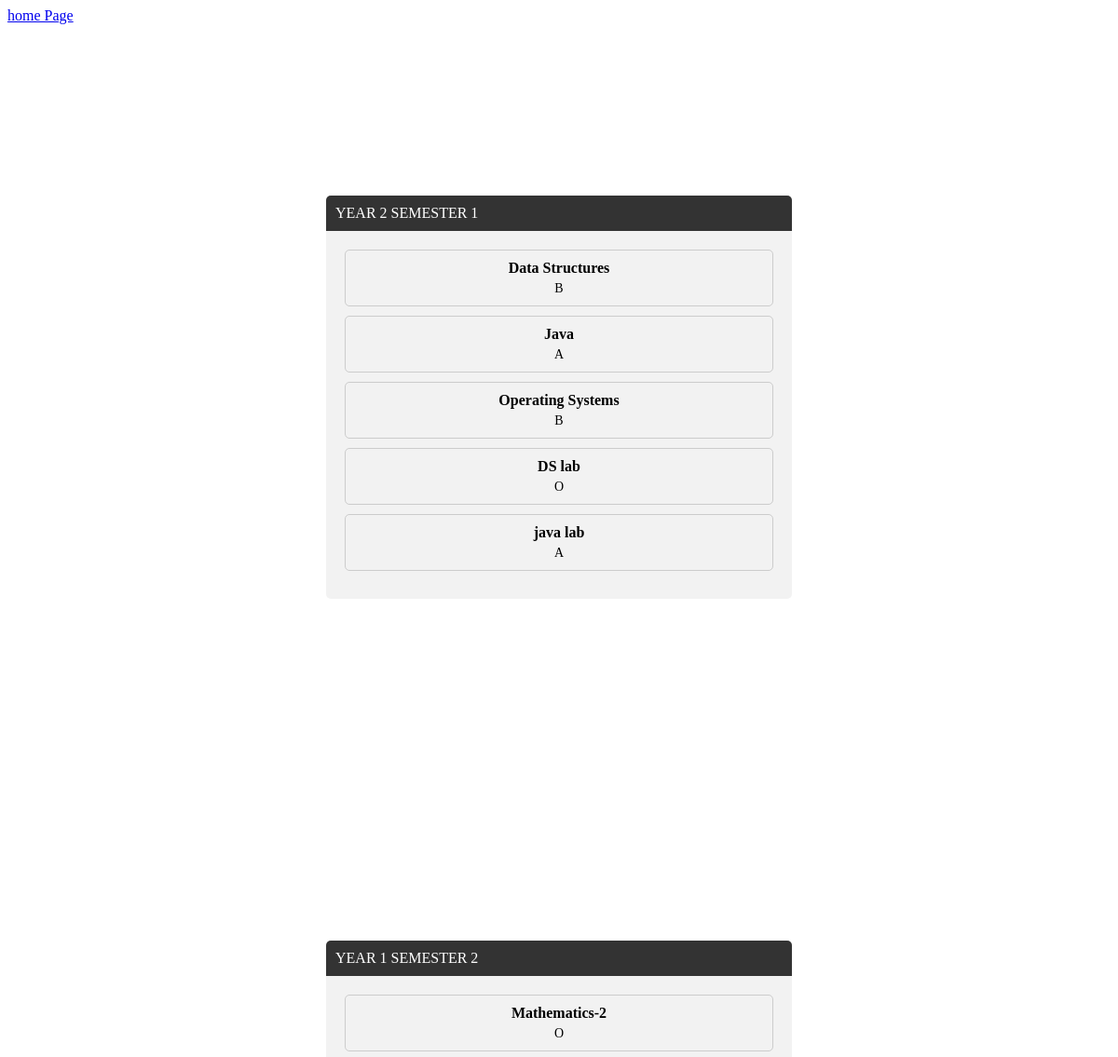
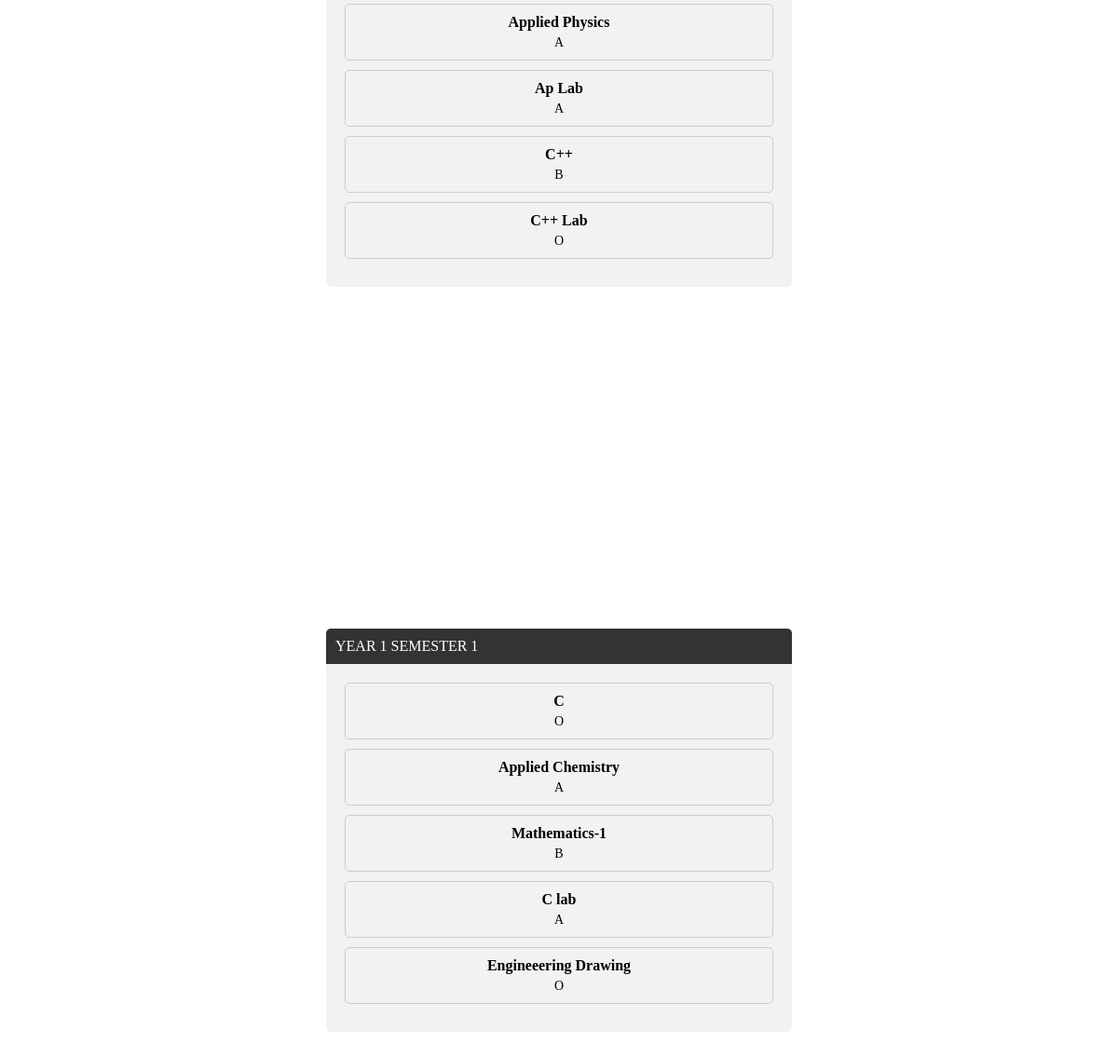
/student/ (signed in), run on the app's committed database (2 pictures, top to bottom).
### base/models.py (models this page shows)
class Mark(models.Model):
    subjects = models.ForeignKey(Subject, on_delete=models.CASCADE, null=True)
    student_id = models.CharField(max_length=100, null=True)
    m1 = models.CharField(max_length=100, null=True)
    m2 = models.CharField(max_length=100, null=True)
    m3 = models.CharField(max_length=100, null=True)
    m4 = models.CharField(max_length=100, null=True)
    m5 = models.CharField(max_length=100, null=True)

class Subject(models.Model):
    detail = models.ForeignKey(Detail,on_delete=models.CASCADE, null=True)
    s1 = models.CharField(max_length=100, null=True)
    s2 = models.CharField(max_length=100, null=True)
    s3 = models.CharField(max_length=100, null=True)
    s4 = models.CharField(max_length=100, null=True)
    s5 = models.CharField(max_length=100, null=True)

class Detail(models.Model):
    course = models.CharField(max_length=100, null=True)
    year = models.CharField(max_length=100, null=True)
    semester = models.CharField(max_length=100, null=True)

### base/views.py (the view)
# urls.py: path('student/', views.mainpage, name="stud"),
def mainpage(request):
    marks = Mark.objects.all()
    context = {'marks':marks}
    return render(request, 'base/student.html', context)

### base/templates/base/student.html (shortened to what this page needs)
{%include 'base/err.html'%}
{%block content%}
{% load static %}
<html>
    <head>
        <link rel="stylesheet" href="{%static 'styles/student.css'%}" media="screen"/>
    </head>
    <body>
        {%for mark in marks%}
        {%if request.user.username == mark.student_id%}
        <div class="container">
            <div class="card">
              <div class="card-header">
                YEAR {{mark.subjects.detail.year}} SEMESTER {{mark.subjects.detail.semester}}
              </div>
              <div class="card-body">
                <div class="result-item">
                  <div class="subject-card">
                    <div class="subject">{{mark.subjects.s1}}</div>
                    <div class="grade">{{mark.m1}}</div>
                  </div>
                </div>
                <div class="result-item">
                  <div class="subject-card">
                    <div class="subject">{{mark.subjects.s2}}</div>
                    <div class="grade">{{mark.m2}}</div>
                  </div>
                </div>
                <div class="result-item">
                  <div class="subject-card">
                    <div class="subject">{{mark.subjects.s3}}</div>
                    <div class="grade">{{mark.m3}}</div>
                  </div>
                </div>
                <div class="result-item">
                  <div class="subject-card">
                    <div class="subject">{{mark.subjects.s4}}</div>
                    <div class="grade">{{mark.m4}}</div>
                  </div>
                </div>
                <div class="result-item">
                  <div class="subject-card">
                    <div class="subject">{{mark.subjects.s5}}</div>
                    <div class="grade">{{mark.m5}}</div>
                  </div>
                </div>
              </div>
            </div>
          </div>
        {%endif%}
        {% endfor %}
    </body>
</html>
{%endblock content%}

### base/static/styles/student.css (style rules this page uses)
.container { display: flex; flex-direction: column; justify-content: center; align-items: center; height: 100vh; }
.card { width: 500px; background-color: #f2f2f2; border-radius: 5px; }
.card-header { background-color: #333; color: #fff; padding: 10px; border-top-left-radius: 5px; border-top-right-radius: 5px; }
.card-body { padding: 20px; }
.result-item { margin-bottom: 10px; text-align: center; }
.subject-card { border: 1px solid #ccc; border-radius: 5px; padding: 10px; }
.subject { font-weight: bold; font-size: 16px; margin-bottom: 5px; }
.grade { font-size: 14px; }

### data on the page
Mark: subjects.detail.year "2", subjects.detail.semester "1", subjects.s1 "Data Structures", m1 "B", subjects.s2 "Java", m2 "A", subjects.s3 "Operating Systems", m3 "B", subjects.s4 "DS lab", m4 "O", subjects.s5 "java lab", m5 "A"
Mark: subjects.detail.year "1", subjects.detail.semester "2", subjects.s1 "Mathematics-2", m1 "O", subjects.s2 "Applied Physics", m2 "A", subjects.s3 "Ap Lab", m3 "A", subjects.s4 "C++", m4 "B", subjects.s5 "C++ Lab", m5 "O"
Mark: subjects.detail.year "1", subjects.detail.semester "1", subjects.s1 "C", m1 "O", subjects.s2 "Applied Chemistry", m2 "A", subjects.s3 "Mathematics-1", m3 "B", subjects.s4 "C lab", m4 "A", subjects.s5 "Engineeering Drawing", m5 "O"
